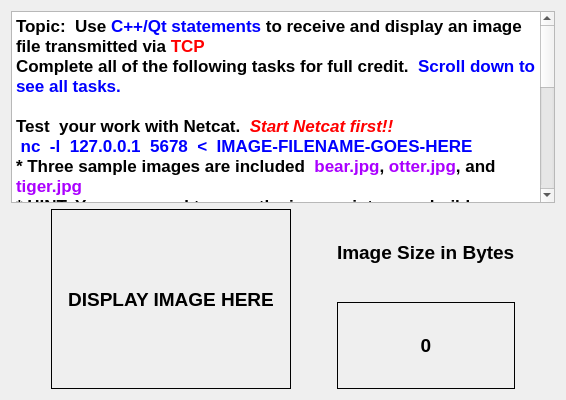
      <widget class="QWidget" name="tab">
       <attribute name="title">
        <string>P01</string>
       </attribute>
       <layout class="QVBoxLayout" name="verticalLayout_6">
        <item>
         <widget class="QTextBrowser" name="textBrowser_8">
          <property name="html">
           <string>&lt;!DOCTYPE HTML PUBLIC &quot;-//W3C//DTD HTML 4.0//EN&quot; &quot;http://www.w3.org/TR/REC-html40/strict.dtd&quot;&gt;
&lt;html&gt;&lt;head&gt;&lt;meta name=&quot;qrichtext&quot; content=&quot;1&quot; /&gt;&lt;style type=&quot;text/css&quot;&gt;
p, li { white-space: pre-wrap; }
&lt;/style&gt;&lt;/head&gt;&lt;body style=&quot; font-family:'Cantarell'; font-size:11pt; font-weight:400; font-style:normal;&quot;&gt;
&lt;p style=&quot; margin-top:0px; margin-bottom:0px; margin-left:0px; margin-right:0px; -qt-block-indent:0; text-indent:0px;&quot;&gt;&lt;span style=&quot; font-family:'.Lucida Grande UI'; font-size:13pt; font-weight:600;&quot;&gt;Topic:  Use &lt;/span&gt;&lt;span style=&quot; font-family:'.Lucida Grande UI'; font-size:13pt; font-weight:600; color:#0000ff;&quot;&gt;C++/Qt statements&lt;/span&gt;&lt;span style=&quot; font-family:'.Lucida Grande UI'; font-size:13pt; font-weight:600;&quot;&gt; to receive and display an image file transmitted via &lt;/span&gt;&lt;span style=&quot; font-family:'.Lucida Grande UI'; font-size:13pt; font-weight:600; color:#ff0000;&quot;&gt;TCP&lt;/span&gt;&lt;/p&gt;
&lt;p style=&quot; margin-top:0px; margin-bottom:0px; margin-left:0px; margin-right:0px; -qt-block-indent:0; text-indent:0px;&quot;&gt;&lt;span style=&quot; font-family:'.Lucida Grande UI'; font-size:13pt; font-weight:600;&quot;&gt;Complete all of the following tasks for full credit.  &lt;/span&gt;&lt;span style=&quot; font-family:'.Lucida Grande UI'; font-size:13pt; font-weight:600; color:#0000ff;&quot;&gt;Scroll down to see all tasks.&lt;/span&gt;&lt;/p&gt;
&lt;p style=&quot;-qt-paragraph-type:empty; margin-top:0px; margin-bottom:0px; margin-left:0px; margin-right:0px; -qt-block-indent:0; text-indent:0px; font-family:'.Lucida Grande UI'; font-size:13pt; font-weight:600; color:#0000ff;&quot;&gt;&lt;br /&gt;&lt;/p&gt;
&lt;p style=&quot; margin-top:0px; margin-bottom:0px; margin-left:0px; margin-right:0px; -qt-block-indent:0; text-indent:0px;&quot;&gt;&lt;span style=&quot; font-family:'.Lucida Grande UI'; font-size:13pt; font-weight:600;&quot;&gt;Test  your work with Netcat.  &lt;/span&gt;&lt;span style=&quot; font-family:'.Lucida Grande UI'; font-size:13pt; font-weight:600; font-style:italic; color:#ff0000;&quot;&gt;Start Netcat first!!&lt;/span&gt;&lt;/p&gt;
&lt;p style=&quot; margin-top:0px; margin-bottom:0px; margin-left:0px; margin-right:0px; -qt-block-indent:0; text-indent:0px;&quot;&gt;&lt;span style=&quot; font-family:'.Lucida Grande UI'; font-size:13pt; font-weight:600;&quot;&gt; &lt;/span&gt;&lt;span style=&quot; font-family:'.Lucida Grande UI'; font-size:13pt; font-weight:600; color:#0000ff;&quot;&gt;nc  -l  127.0.0.1  5678  &amp;lt;  IMAGE-FILENAME-GOES-HERE&lt;/span&gt;&lt;/p&gt;
&lt;p style=&quot; margin-top:0px; margin-bottom:0px; margin-left:0px; margin-right:0px; -qt-block-indent:0; text-indent:0px;&quot;&gt;&lt;span style=&quot; font-family:'.Lucida Grande UI'; font-size:13pt; font-weight:600;&quot;&gt;* Three sample images are included  &lt;/span&gt;&lt;span style=&quot; font-family:'.Lucida Grande UI'; font-size:13pt; font-weight:600; color:#aa00ff;&quot;&gt;bear.jpg&lt;/span&gt;&lt;span style=&quot; font-family:'.Lucida Grande UI'; font-size:13pt; font-weight:600;&quot;&gt;, &lt;/span&gt;&lt;span style=&quot; font-family:'.Lucida Grande UI'; font-size:13pt; font-weight:600; color:#aa00ff;&quot;&gt;otter.jpg&lt;/span&gt;&lt;span style=&quot; font-family:'.Lucida Grande UI'; font-size:13pt; font-weight:600;&quot;&gt;, and &lt;/span&gt;&lt;span style=&quot; font-family:'.Lucida Grande UI'; font-size:13pt; font-weight:600; color:#aa00ff;&quot;&gt;tiger.jpg&lt;/span&gt;&lt;/p&gt;
&lt;p style=&quot; margin-top:0px; margin-bottom:0px; margin-left:0px; margin-right:0px; -qt-block-indent:0; text-indent:0px;&quot;&gt;&lt;span style=&quot; font-family:'.Lucida Grande UI'; font-size:13pt; font-weight:600;&quot;&gt;* HINT: You may need to copy the images into your build directory&lt;/span&gt;&lt;/p&gt;
&lt;p style=&quot;-qt-paragraph-type:empty; margin-top:0px; margin-bottom:0px; margin-left:0px; margin-right:0px; -qt-block-indent:0; text-indent:0px; font-family:'.Lucida Grande UI'; font-size:13pt; font-weight:600;&quot;&gt;&lt;br /&gt;&lt;/p&gt;
&lt;p style=&quot; margin-top:0px; margin-bottom:0px; margin-left:0px; margin-right:0px; -qt-block-indent:0; text-indent:0px;&quot;&gt;&lt;span style=&quot; font-family:'.Lucida Grande UI'; font-size:13pt; font-weight:600;&quot;&gt;* Add Qt/C++ statement(s) to perform the following tasks &lt;/span&gt;&lt;/p&gt;
&lt;p style=&quot; margin-top:0px; margin-bottom:0px; margin-left:0px; margin-right:0px; -qt-block-indent:0; text-indent:0px;&quot;&gt;&lt;span style=&quot; font-family:'.Lucida Grande UI'; font-size:13pt; font-weight:600;&quot;&gt;**  &lt;/span&gt;&lt;span style=&quot; font-family:'.Lucida Grande UI'; font-size:13pt; font-weight:600; color:#000000;&quot;&gt;Read from&lt;/span&gt;&lt;span style=&quot; font-family:'.Lucida Grande UI'; font-size:13pt; font-weight:600;&quot;&gt; the&lt;/span&gt;&lt;span style=&quot; font-family:'.Lucida Grande UI'; font-size:13pt; font-weight:600; color:#0000ff;&quot;&gt; TCP socket &lt;/span&gt;&lt;span style=&quot; font-family:'.Lucida Grande UI'; font-size:13pt; font-weight:600; color:#000000;&quot;&gt;into a QByteArray &lt;/span&gt;&lt;/p&gt;
&lt;p style=&quot; margin-top:0px; margin-bottom:0px; margin-left:0px; margin-right:0px; -qt-block-indent:0; text-indent:0px;&quot;&gt;&lt;span style=&quot; font-family:'.Lucida Grande UI'; font-size:13pt; font-weight:600;&quot;&gt;**  Load image into QPixmap object&lt;/span&gt;&lt;/p&gt;
&lt;p style=&quot; margin-top:0px; margin-bottom:0px; margin-left:0px; margin-right:0px; -qt-block-indent:0; text-indent:0px;&quot;&gt;&lt;span style=&quot; font-family:'.Lucida Grande UI'; font-size:13pt; font-weight:600;&quot;&gt;**  Scale pixmap to 240 x 180&lt;/span&gt;&lt;/p&gt;
&lt;p style=&quot; margin-top:0px; margin-bottom:0px; margin-left:0px; margin-right:0px; -qt-block-indent:0; text-indent:0px;&quot;&gt;&lt;span style=&quot; font-family:'.Lucida Grande UI'; font-size:13pt; font-weight:600;&quot;&gt;**  Load pixmap into &lt;/span&gt;&lt;span style=&quot; font-family:'.Lucida Grande UI'; font-size:13pt; font-weight:600; color:#ff0000;&quot;&gt;imageLabel&lt;/span&gt;&lt;/p&gt;
&lt;p style=&quot; margin-top:0px; margin-bottom:0px; margin-left:0px; margin-right:0px; -qt-block-indent:0; text-indent:0px;&quot;&gt;&lt;span style=&quot; font-family:'.Lucida Grande UI'; font-size:13pt; font-weight:600;&quot;&gt;**  Display image size in bytes within &lt;/span&gt;&lt;span style=&quot; font-family:'.Lucida Grande UI'; font-size:13pt; font-weight:600; color:#ff0000;&quot;&gt;bytesLabel&lt;/span&gt;&lt;/p&gt;
&lt;p style=&quot;-qt-paragraph-type:empty; margin-top:0px; margin-bottom:0px; margin-left:0px; margin-right:0px; -qt-block-indent:0; text-indent:0px; font-family:'Sans Serif'; font-size:9pt;&quot;&gt;&lt;br /&gt;&lt;/p&gt;
&lt;p style=&quot; margin-top:0px; margin-bottom:0px; margin-left:0px; margin-right:0px; -qt-block-indent:0; text-indent:0px;&quot;&gt;&lt;span style=&quot; font-family:'.Lucida Grande UI'; font-size:13pt; font-weight:600;&quot;&gt;HINT:  the object names are &lt;/span&gt;&lt;span style=&quot; font-family:'.Lucida Grande UI'; font-size:13pt; font-weight:600; color:#ff0000;&quot;&gt;imageLabel&lt;/span&gt;&lt;span style=&quot; font-family:'.Lucida Grande UI'; font-size:13pt; font-weight:600;&quot;&gt; and &lt;/span&gt;&lt;span style=&quot; font-family:'.Lucida Grande UI'; font-size:13pt; font-weight:600; color:#ff0000;&quot;&gt;bytesLabel&lt;/span&gt;&lt;/p&gt;
&lt;p style=&quot; margin-top:0px; margin-bottom:0px; margin-left:0px; margin-right:0px; -qt-block-indent:0; text-indent:0px;&quot;&gt;&lt;span style=&quot; font-family:'.Lucida Grande UI'; font-size:13pt; font-weight:600;&quot;&gt;HINT:  ==&amp;gt; NO DATASTREAM OBJECTS &amp;lt;==&lt;/span&gt;&lt;/p&gt;
&lt;p style=&quot;-qt-paragraph-type:empty; margin-top:0px; margin-bottom:0px; margin-left:0px; margin-right:0px; -qt-block-indent:0; text-indent:0px; font-family:'.Lucida Grande UI'; font-size:13pt; font-weight:600; color:#000000;&quot;&gt;&lt;br /&gt;&lt;/p&gt;
&lt;p style=&quot; margin-top:0px; margin-bottom:0px; margin-left:0px; margin-right:0px; -qt-block-indent:0; text-indent:0px;&quot;&gt;&lt;span style=&quot; font-family:'.Lucida Grande UI'; font-size:13pt; font-weight:600; color:#ff0000;&quot;&gt;Do NOT use the Designer tool to modify the form itself or you will receive&lt;/span&gt;&lt;span style=&quot; font-family:'.Lucida Grande UI'; font-size:13pt; font-weight:600; color:#000000;&quot;&gt; zero credit (0 points).&lt;/span&gt;&lt;/p&gt;
&lt;p style=&quot;-qt-paragraph-type:empty; margin-top:0px; margin-bottom:0px; margin-left:0px; margin-right:0px; -qt-block-indent:0; text-indent:0px; font-family:'.Lucida Grande UI'; font-size:13pt; font-weight:600; color:#000000;&quot;&gt;&lt;br /&gt;&lt;/p&gt;&lt;/body&gt;&lt;/html&gt;</string>
          </property>
         </widget>
        </item>
        <item>
         <layout class="QHBoxLayout" name="horizontalLayout_4">
          <item>
           <spacer name="horizontalSpacer_5">
            <property name="orientation">
             <enum>Qt::Horizontal</enum>
            </property>
            <property name="sizeHint" stdset="0">
             <size>
              <width>40</width>
              <height>20</height>
             </size>
            </property>
           </spacer>
          </item>
          <item>
           <widget class="QLabel" name="imageLabel">
            <property name="minimumSize">
             <size>
              <width>240</width>
              <height>180</height>
             </size>
            </property>
            <property name="maximumSize">
             <size>
              <width>240</width>
              <height>180</height>
             </size>
            </property>
            <property name="font">
             <font>
              <pointsize>14</pointsize>
              <weight>75</weight>
              <bold>true</bold>
             </font>
            </property>
            <property name="frameShape">
             <enum>QFrame::Box</enum>
            </property>
            <property name="text">
             <string>DISPLAY IMAGE HERE</string>
            </property>
            <property name="alignment">
             <set>Qt::AlignCenter</set>
            </property>
           </widget>
          </item>
          <item>
           <spacer name="horizontalSpacer_6">
            <property name="orientation">
             <enum>Qt::Horizontal</enum>
            </property>
            <property name="sizeHint" stdset="0">
             <size>
              <width>40</width>
              <height>20</height>
             </size>
            </property>
           </spacer>
          </item>
          <item>
           <layout class="QVBoxLayout" name="verticalLayout_2">
            <item>
             <widget class="QLabel" name="label">
              <property name="font">
               <font>
                <pointsize>14</pointsize>
                <weight>75</weight>
                <bold>true</bold>
               </font>
              </property>
              <property name="text">
               <string>Image Size in Bytes</string>
              </property>
             </widget>
            </item>
            <item>
             <widget class="QLabel" name="bytesLabel">
              <property name="font">
               <font>
                <pointsize>14</pointsize>
                <weight>75</weight>
                <bold>true</bold>
               </font>
              </property>
              <property name="frameShape">
               <enum>QFrame::Panel</enum>
              </property>
              <property name="text">
               <string>0</string>
              </property>
              <property name="alignment">
               <set>Qt::AlignCenter</set>
              </property>
             </widget>
            </item>
           </layout>
          </item>
          <item>
           <spacer name="horizontalSpacer_7">
            <property name="orientation">
             <enum>Qt::Horizontal</enum>
            </property>
            <property name="sizeHint" stdset="0">
             <size>
              <width>40</width>
              <height>20</height>
             </size>
            </property>
           </spacer>
          </item>
         </layout>
        </item>
       </layout>
      </widget>
